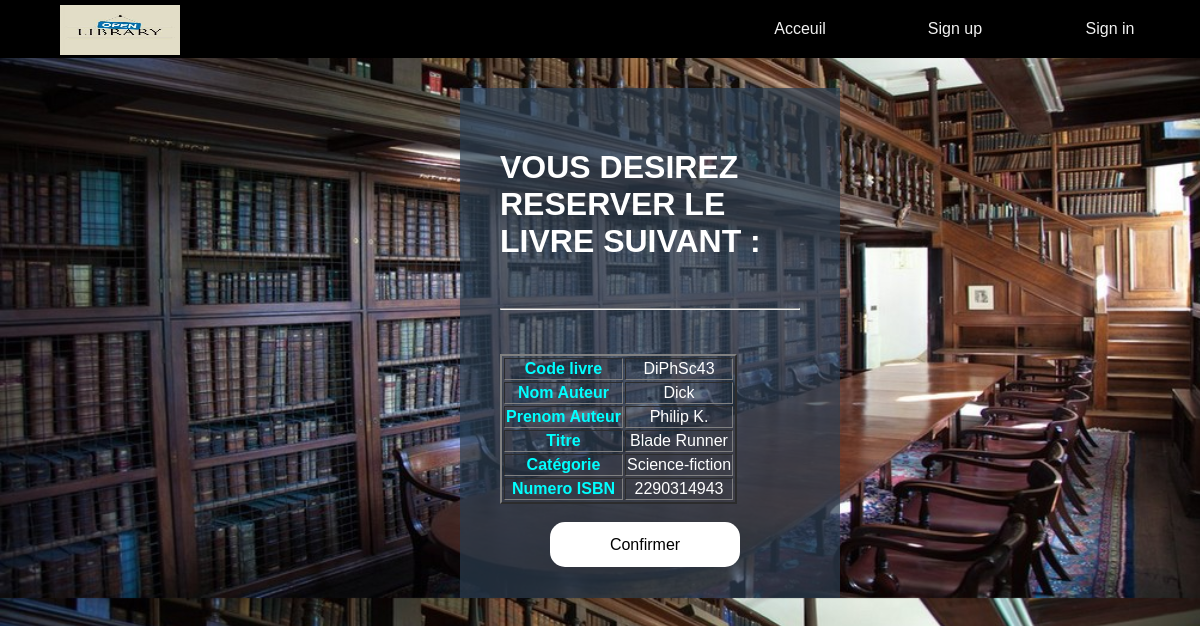
Screenshot of /Projet_Librairie/reserver.php?numContact=DiPhSc43 with the database file from the repository.
### tables this page shows
CREATE TABLE `livre` (
  `id` varchar(222) NOT NULL,
  `NomAuteur` varchar(111) NOT NULL,
  `PrenomAuteur` varchar(111) NOT NULL,
  `Titre` varchar(111) NOT NULL,
  `Categorie` varchar(111) NOT NULL,
  `NuISBN` varchar(100) NOT NULL,
  `livdejareserve` tinyint(1) NOT NULL DEFAULT '0'
);

### Projet_Librairie/reserver.php (the view, shortened to what this page needs)
<?php
$id=$_GET['numContact'];
  $objetPdo=new PDO('mysql:host=localhost;dbname=gestionlib','root','');
  $pdostat=$objetPdo->prepare("SELECT * FROM livre WHERE id=:num LIMIT 1");
  $pdostat->bindValue('num',$id,PDO::PARAM_STR);
  $pdostat->execute();
  $contacts= $pdostat->fetch();
?>
<!DOCTYPE html>
<html>
<head>
  <link rel="stylesheet" type="text/css" href="styleinterface.css">
</head>
<body>
      <div  class="d3">
        <a href="#"><img src="logo2.jpg" alt="" title=""></a>
      </div>
      <nav>
        <ul class="nav-menu sf-js-enabled sf-arrows" style="touch-action: pan-y;">
                <li> <a href="Authentification.php">Sign in</a></li>
                <li> <a href="enrg_lecteur.php">Sign up</a></li>
                <li> <a href="index.php">Acceuil</a></li>
        </ul>
      </nav>
      <div id="d1">
          <h1>VOUS DESIREZ RESERVER LE LIVRE SUIVANT :</h1>
          <br>
          <hr>
          <br>
          <br>
        <form action="confirmer.php" method="GET">
                      <table border="2px">
                    <tr>
                          <th style="color: cyan">Code livre</th>
                          <td><?= $contacts['id']?></td>
                    </tr>
                          <th style="color: cyan">Nom Auteur</th>
                          <td><?= $contacts['NomAuteur']?></td>
                          <th style="color: cyan">Prenom Auteur</th>
                          <td><?= $contacts['PrenomAuteur']?></td>
                          <th style="color: cyan">Titre</th>
                          <td><?= $contacts['Titre']?></td>
                          <th style="color: cyan">Catégorie</th>
                          <td><?= $contacts['Categorie']?></td>
                          <th style="color: cyan">Numero ISBN</th>
                          <td><?= $contacts['NuISBN']?></td>
              </table>
                  <br>
              <input type="submit" name="confirmation"  value="Confirmer">
       </form>
       </div>
</body>
</html>

### Projet_Librairie/styleinterface.css (style rules this page uses)
body { background-image:url(logo.jpg); color: #fff; background-size: cover; padding: 0px; margin: 0px; }
#d1 { background: rgba(44,62,80,0.7); font-family: Tahoma,Geneva,sans-serif; padding: 40px; width: 300px; margin: auto; margin-top: 30px; height: 430px; margin-left: 460px; }
form { text-align: center; width: 290px; }
input { width: 300px; text-align: left; background: transparent; border:none; border-bottom: 1px solid #fff; font-family: 'Play',sans-serif; font-size: 16px; font-weight: 200px; padding: 10px 0; transition: border 0.5s; outline: none; color:#fff; }
input[type=submit] { text-align: center; border:none; width: 190px; background: white; color:#000; font-size: 16px; line-height: 25px; padding: 10px 0; border-radius: 15px; cursor: pointer; }
h1 { color: white; }
::placeholder { color: aliceblue; opacity: 0.8; }
nav { background: #000; width: 100%; overflow: auto; }
ul { padding: 0; margin: 0 0 0 150px; list-style: none; }
li { float: right; font-family: Tahoma,Geneva,sans-serif; text-align: center; }
.d3 img { position: absolute; margin-top: 5px; margin-left: 60px; width: 120px; height:50px; }
nav a { width: 100px; display: block; padding: 20px 15px; text-decoration: none; font-family: Arial; color: #f2f2f2; text-align: center; padding-right: 40px; }

### rows the page displays
livre: id "DiPhSc43", NomAuteur "Dick", PrenomAuteur "Philip K.", Titre "Blade Runner", Categorie "Science-fiction", NuISBN "2290314943"
